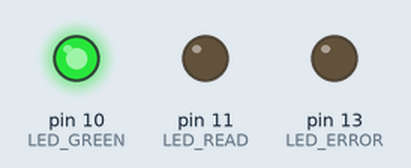
This sketch was run on a simulated Arduino Uno, built with avr-gcc and run on an emulated ATmega328P. Shown: output pins drawn as LEDs (lit = HIGH).

Above: at 0.1 s.
At 9.1 s:
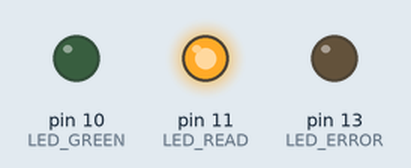
At 20.1 s:
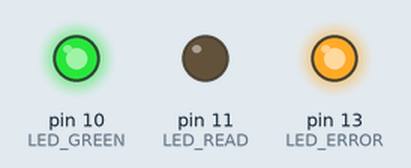
At 39.1 s:
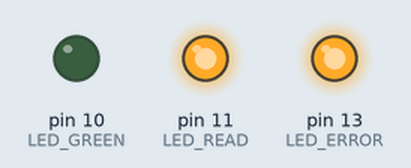
Timing chart, 0 to 40.0 s (numbered marks = the images above):
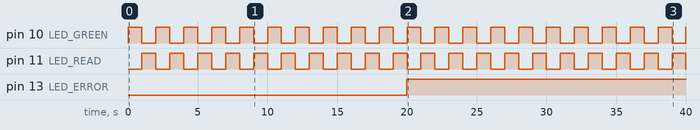

The sketch:

main.ino
```cpp
/*
 ERROR() 実施時に赤色LEDを光らせて戻る
 */

#include "error_def.h"

#define UInt8 short

#define LED_READ 11
#define LED_GREEN 10
#define LED_BLUE 9

#define PWM_OFFSET 255
#define OFFSET_READ 0
#define OFFSET_GREAN 0
#define OFFSET_BLUE 0
UInt8 Counter = 0;

void setup()
{
    pinMode(LED_BUILTIN, OUTPUT); // LED_BUILTIN(デジタルピン13番ピン)を出力モードに設定

    pinMode(LED_GREEN, OUTPUT);
    pinMode(LED_READ, OUTPUT);
    pinMode(LED_ERROR, OUTPUT);

    TCCR1A = 0;
    TCCR1B = 0;
    TCCR1B |= (1 << WGM12) | (1 << CS11) | (1 << CS10); // CTCmode //prescaler to 64
    OCR1A = 5000 - 1;                                   /* 0.0625μs*64*5000 = 20ms(50Hz) */
    TIMSK1 |= (1 << OCIE1A);                            /* 割込み許可 */
}

ISR(TIMER1_COMPA_vect)
{
    if ((Counter++) % 50 == 0)
    {
        digitalWrite(LED_GREEN, !digitalRead(LED_GREEN));
        digitalWrite(LED_READ, !digitalRead(LED_GREEN));
    }

    if(Counter ==1000)
    {
        ERROR();
    }
}

void loop()
{
}
```

error_def.cpp
```cpp
#include "error_def.h"

void AlartError(void)
{
    digitalWrite(LED_ERROR, HIGH);
}
```

error_def.h
```cpp
#define LED_ERROR 13


/* 赤色LEDを点灯させて関数から抜ける */
#define ERROR() \
do{ \
    AlartError();\
    return;\
}while (0)


void AlartError(void);
```

Measured:
- by itself, pin 10 (LED_GREEN), pin 11 (LED_READ): alternates HIGH for 1.0 s and LOW for 1.0 s
- by itself, pin 13 (LED_ERROR): LOW → HIGH at 20.0 s
